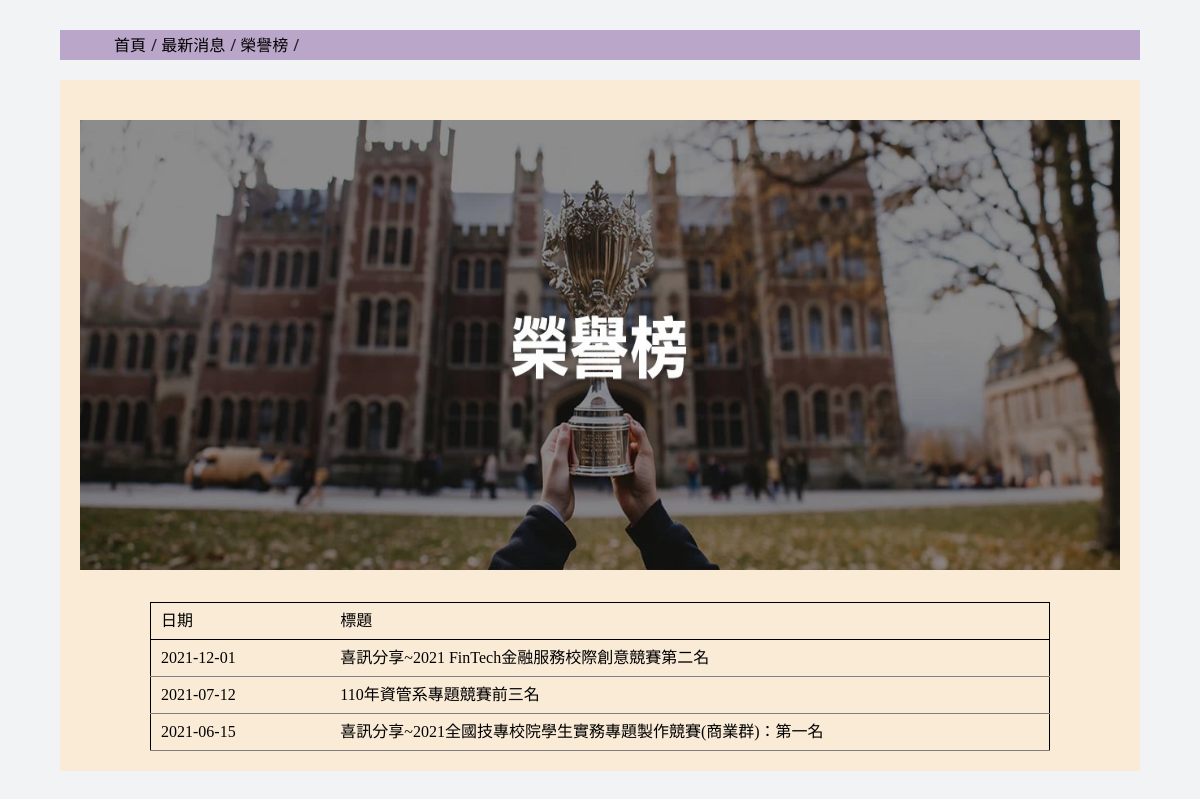
Page /pages/navbar-sublist/News-list/glory.php on the committed database.
### tables this page shows
CREATE TABLE `announcements` (
  `id` int(11) NOT NULL,
  `title` varchar(255) NOT NULL,
  `publish_date` date default NULL,
  `issuing_unit` varchar(255) default NULL,
  `expiration_date` date default NULL,
  `category` varchar(255) default NULL,
  `content` text,
  `related_url` varchar(255) default NULL
);

### pages/navbar-sublist/News-list/glory.php (the view, shortened to what this page needs)
<?php
$link = include('../../../config.php');
?>
<!DOCTYPE html>
<html lang="en">
<head>
    <?php include '../../../headConfig.php'; ?>
</head>
<body>
    <div class="wrap">
        <div class="href">
            <ol>
                <li class="a1"><a href="./index.php">首頁</a></li>
                <li class="a2"><a href="./pages/navbar-headlist/news.php">最新消息</a></li>
                <li class="a3"><a href="./pages/navbar-sublist/News-List/glory.php">榮譽榜</a></li>
            </ol>
        </div>
        <div class="main">
            <div class="photo">
                <img src="./assets/images/榮譽暗四.jpg" class="d-block w-100 " alt="..." style="height: 450px">
            </div><br><br>
            <div class="content">
                <div class="container">
                    <div class="table-responsive">
                        <table class="table custom-table">
                            <thead>
                                <tr>
                                    <th class="date">日期</th>
                                    <th class="title">標題</th>
                                </tr>
                            </thead>
                            <tbody>
                                <?php
                                $sql = "SELECT id, publish_date, title FROM `announcements` WHERE category = '榮譽榜' ORDER BY publish_date DESC";
                                $result = mysqli_query($link, $sql);
                                $row_count = mysqli_num_rows($result);
                                for ($i = 0; $i < $row_count; $i++) {
                                    $record = mysqli_fetch_row($result);
                                    echo "<tr class='bbb' onclick='window.location=\"announcements.php?announcement_id={$record[0]}\"'><td>" . $record[1] . "</td><td>" . $record[2] . "</td></tr>";
                                }
                                ?>
                            </tbody>
                        </table>
                    </div>
                </div>
            </div>
        </div>
    </div>
</body>
</html>

### assets/css/main.css (style rules this page uses)
* { margin: 0; padding: 0; border: 0; font-size: 100%; font: inherit; vertical-align: baseline; }
body { line-height: 1; background-color: #f2f3f5; }
ol, ul { list-style: none; }
.wrap { width: 90%; margin: 0px auto; background-color: #f2f3f5; }
.main { height: auto; background-color: antiquewhite; margin-bottom: 20px; margin-top: 20px; display: flex; flex-direction: column; padding: 20px; text-align: center; }
.href { height: 30px; margin-top: 30px; background-color: #baa6c9; }
.href ol { list-style: none; margin: 0; padding: 0; line-height: 30px; margin-left: 5%; }
.href li { display: inline-block; }
.href a { color: #000; }
.a1::after { content: '/'; margin-left: 5px; }
.a2::after { content: '/'; margin-left: 5px; }
.a3::after { content: '/'; margin-left: 5px; }
.photo img { margin-top: 20px; }
a { text-decoration: none; color: red; }
.container table { border: 1px solid #000; font-family: 微軟正黑體; font-size: 16px; width: 200px; border: 1px solid #000; text-align: left; border-collapse: collapse; overflow-x: auto; }
table { width: 100%; margin: auto; border-collapse: collapse; border-spacing: 0; }
th { color: #444444; }
.table { border-collapse: collapse; width: 100%; margin: 0 auto; border-radius: 10px; overflow: hidden; text-align: left; font-size: 20px; }
.table th, .table td { padding: 10px; border: none; background-color: white; width: 10%; text-align: left; }
.table th { text-align: center; background-color: #6c7ae0; color: white; border: 1px solid #baa6c9; }
.table tr { display: table-row; flex-direction: column; align-items: center; }
.custom-table { min-width: 900px; background-color: transparent; }
.custom-table th.date { width: 20%; }
.custom-table th.title { width: 80%; }
.custom-table thead tr, .custom-table thead th { border: none; background-color: transparent; color: black; text-align: left; border-bottom: 1px solid #000; }
.custom-table tbody td { border: none; background-color: transparent; color: black; border-bottom: 1px solid gray; }
.bbb { cursor: default; }

### rows in the picture
announcements: publish_date "2021-12-01", title "喜訊分享~2021 FinTech金融服務校際創意競賽第二名"
announcements: publish_date "2021-07-12", title "110年資管系專題競賽前三名"
announcements: publish_date "2021-06-15", title "喜訊分享~2021全國技專校院學生實務專題製作競賽(商業群)：第一名"
